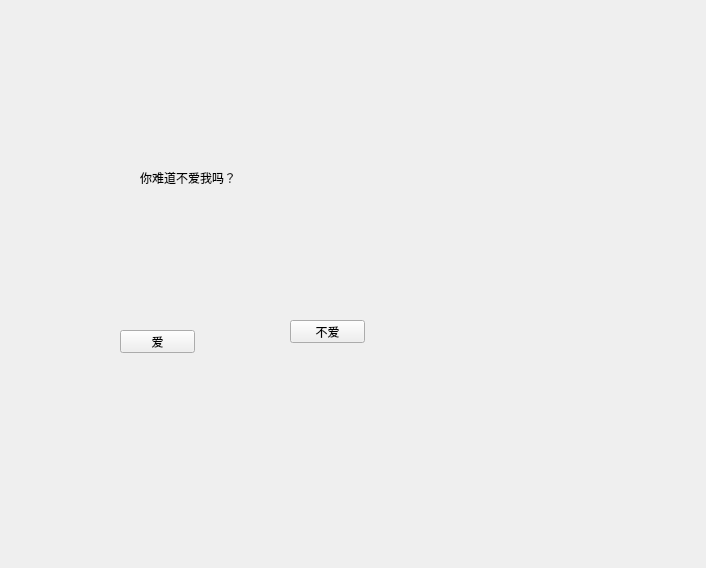
<?xml version="1.0" encoding="UTF-8"?>
<ui version="4.0">
 <class>Form</class>
 <widget class="QWidget" name="Form">
  <property name="geometry">
   <rect>
    <x>0</x>
    <y>0</y>
    <width>706</width>
    <height>568</height>
   </rect>
  </property>
  <property name="windowTitle">
   <string>Form</string>
  </property>
  <widget class="QLabel" name="label">
   <property name="geometry">
    <rect>
     <x>140</x>
     <y>170</y>
     <width>151</width>
     <height>16</height>
    </rect>
   </property>
   <property name="text">
    <string>你难道不爱我吗？</string>
   </property>
  </widget>
  <widget class="QPushButton" name="pushButton">
   <property name="geometry">
    <rect>
     <x>120</x>
     <y>330</y>
     <width>75</width>
     <height>23</height>
    </rect>
   </property>
   <property name="text">
    <string>爱</string>
   </property>
  </widget>
  <widget class="Mypushbutton" name="pushButton_2">
   <property name="geometry">
    <rect>
     <x>290</x>
     <y>320</y>
     <width>75</width>
     <height>23</height>
    </rect>
   </property>
   <property name="text">
    <string>不爱</string>
   </property>
  </widget>
 </widget>
 <customwidgets>
  <customwidget>
   <class>Mypushbutton</class>
   <extends>QPushButton</extends>
   <header>到底爱不爱我</header>
  </customwidget>
 </customwidgets>
 <resources/>
 <connections/>
</ui>
